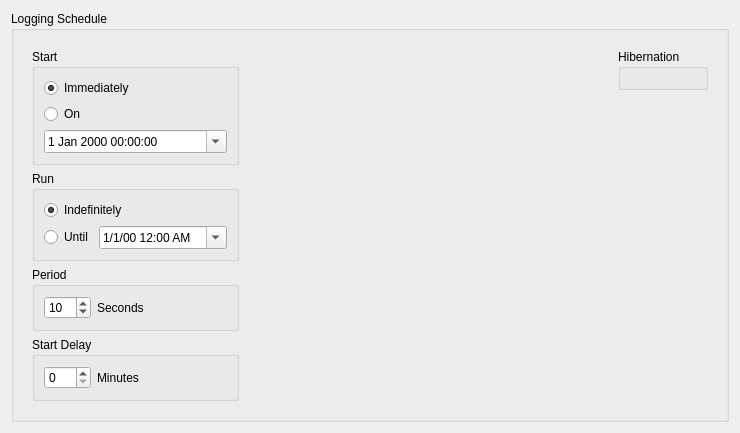
<?xml version="1.0" encoding="UTF-8"?>
<ui version="4.0">
 <class>Schedule</class>
 <widget class="QWidget" name="Schedule">
  <property name="geometry">
   <rect>
    <x>0</x>
    <y>0</y>
    <width>740</width>
    <height>420</height>
   </rect>
  </property>
  <property name="windowTitle">
   <string>Form</string>
  </property>
  <layout class="QVBoxLayout" name="verticalLayout">
   <item>
    <widget class="QGroupBox" name="groupBox">
     <property name="title">
      <string>Logging Schedule</string>
     </property>
     <layout class="QHBoxLayout" name="horizontalLayout_2">
      <item>
       <widget class="QWidget" name="widget_3" native="true">
        <layout class="QVBoxLayout" name="verticalLayout_5">
         <item>
          <widget class="QGroupBox" name="startGroup">
           <property name="toolTip">
            <string>Set data collection starting conditions.</string>
           </property>
           <property name="title">
            <string>Start</string>
           </property>
           <layout class="QVBoxLayout" name="verticalLayout_14">
            <item>
             <widget class="QRadioButton" name="StartNow">
              <property name="toolTip">
               <string>Start data collection as soon as possible.</string>
              </property>
              <property name="text">
               <string>Immediately</string>
              </property>
              <property name="checked">
               <bool>true</bool>
              </property>
             </widget>
            </item>
            <item>
             <layout class="QHBoxLayout" name="horizontalLayout_12">
              <item>
               <widget class="QRadioButton" name="StartOn">
                <property name="toolTip">
                 <string>Start data collection at a specific time.</string>
                </property>
                <property name="text">
                 <string>On   </string>
                </property>
               </widget>
              </item>
              <item>
               <spacer name="horizontalSpacer_3">
                <property name="orientation">
                 <enum>Qt::Orientation::Horizontal</enum>
                </property>
                <property name="sizeHint" stdset="0">
                 <size>
                  <width>40</width>
                  <height>20</height>
                 </size>
                </property>
               </spacer>
              </item>
             </layout>
            </item>
            <item>
             <widget class="QDateTimeEdit" name="StartDateTime">
              <property name="toolTip">
               <string>Programmed date/time to start data collection (UTC)</string>
              </property>
              <property name="calendarPopup">
               <bool>true</bool>
              </property>
             </widget>
            </item>
           </layout>
          </widget>
         </item>
         <item>
          <widget class="QGroupBox" name="runGroup">
           <property name="enabled">
            <bool>true</bool>
           </property>
           <property name="toolTip">
            <string>Set data collection ending conditions.</string>
           </property>
           <property name="title">
            <string>Run</string>
           </property>
           <layout class="QVBoxLayout" name="verticalLayout_13">
            <item>
             <widget class="QRadioButton" name="RunIndefinitely">
              <property name="toolTip">
               <string>Collect data for as long as possible, until either battery or storage runs out.</string>
              </property>
              <property name="text">
               <string>Indefinitely</string>
              </property>
              <property name="checked">
               <bool>true</bool>
              </property>
             </widget>
            </item>
            <item>
             <layout class="QHBoxLayout" name="endDateTimePicker">
              <item>
               <widget class="QRadioButton" name="RunUntil">
                <property name="toolTip">
                 <string>Stop collecting data at a specific time.</string>
                </property>
                <property name="text">
                 <string>Until</string>
                </property>
               </widget>
              </item>
              <item>
               <widget class="QDateTimeEdit" name="EndDateTime">
                <property name="toolTip">
                 <string>Programmed date/time to halt data collection (UTC)</string>
                </property>
                <property name="displayFormat">
                 <string>M/d/yy h:00 AP</string>
                </property>
                <property name="calendarPopup">
                 <bool>true</bool>
                </property>
               </widget>
              </item>
              <item>
               <spacer name="horizontalSpacer">
                <property name="orientation">
                 <enum>Qt::Orientation::Horizontal</enum>
                </property>
                <property name="sizeHint" stdset="0">
                 <size>
                  <width>40</width>
                  <height>20</height>
                 </size>
                </property>
               </spacer>
              </item>
             </layout>
            </item>
           </layout>
          </widget>
         </item>
         <item>
          <widget class="QGroupBox" name="periodGroup">
           <property name="toolTip">
            <string>Set Data Sample Period</string>
           </property>
           <property name="title">
            <string>Period</string>
           </property>
           <layout class="QHBoxLayout" name="horizontalLayout">
            <item>
             <widget class="QSpinBox" name="period">
              <property name="toolTip">
               <string>Data sample period</string>
              </property>
              <property name="minimum">
               <number>1</number>
              </property>
              <property name="maximum">
               <number>300</number>
              </property>
              <property name="singleStep">
               <number>10</number>
              </property>
              <property name="value">
               <number>10</number>
              </property>
             </widget>
            </item>
            <item>
             <widget class="QLabel" name="label">
              <property name="text">
               <string>Seconds</string>
              </property>
             </widget>
            </item>
            <item>
             <spacer name="horizontalSpacer_2">
              <property name="orientation">
               <enum>Qt::Orientation::Horizontal</enum>
              </property>
              <property name="sizeHint" stdset="0">
               <size>
                <width>40</width>
                <height>20</height>
               </size>
              </property>
             </spacer>
            </item>
           </layout>
          </widget>
         </item>
         <item>
          <widget class="QGroupBox" name="startdelayGroup">
           <property name="title">
            <string>Start Delay</string>
           </property>
           <layout class="QHBoxLayout" name="horizontalLayout_3">
            <item>
             <widget class="QSpinBox" name="startDelay">
              <property name="toolTip">
               <string>Start delay in minutes -- rounded to next minute</string>
              </property>
              <property name="maximum">
               <number>120</number>
              </property>
             </widget>
            </item>
            <item>
             <widget class="QLabel" name="label_2">
              <property name="text">
               <string>Minutes</string>
              </property>
             </widget>
            </item>
            <item>
             <spacer name="horizontalSpacer_5">
              <property name="orientation">
               <enum>Qt::Orientation::Horizontal</enum>
              </property>
              <property name="sizeHint" stdset="0">
               <size>
                <width>40</width>
                <height>20</height>
               </size>
              </property>
             </spacer>
            </item>
           </layout>
          </widget>
         </item>
        </layout>
       </widget>
      </item>
      <item>
       <spacer name="horizontalSpacer_4">
        <property name="orientation">
         <enum>Qt::Orientation::Horizontal</enum>
        </property>
        <property name="sizeHint" stdset="0">
         <size>
          <width>436</width>
          <height>20</height>
         </size>
        </property>
       </spacer>
      </item>
      <item>
       <widget class="QWidget" name="widget_4" native="true">
        <layout class="QVBoxLayout" name="verticalLayout_6">
         <item>
          <widget class="QGroupBox" name="hibernationGroup">
           <property name="title">
            <string>Hibernation</string>
           </property>
           <layout class="QVBoxLayout" name="verticalLayout_2"/>
          </widget>
         </item>
         <item>
          <spacer name="verticalSpacer_5">
           <property name="orientation">
            <enum>Qt::Orientation::Vertical</enum>
           </property>
           <property name="sizeHint" stdset="0">
            <size>
             <width>20</width>
             <height>40</height>
            </size>
           </property>
          </spacer>
         </item>
        </layout>
       </widget>
      </item>
     </layout>
    </widget>
   </item>
  </layout>
 </widget>
 <resources/>
 <connections/>
</ui>
